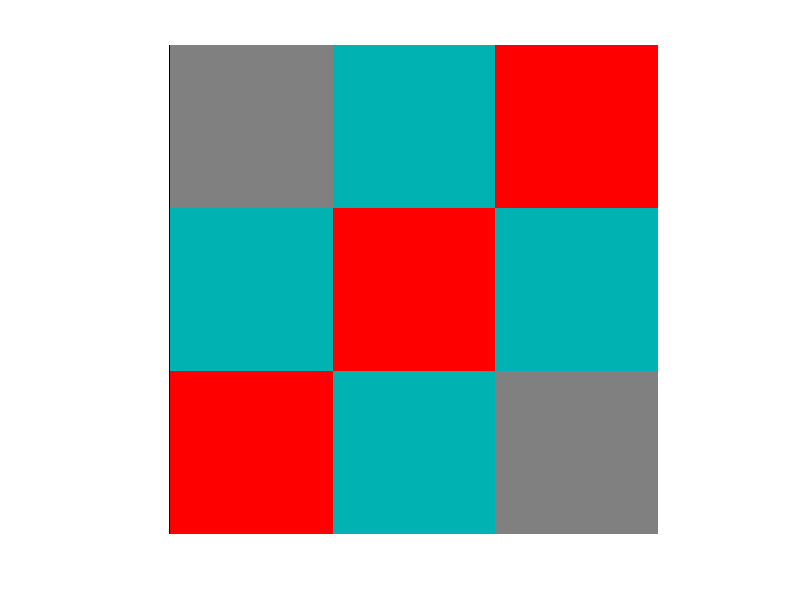

Write the MATLAB code that produced this figure.
clear all;
close all;

A = [ 1 2 3 ;
      2 3 2 ;
      3 2 1 ];

%    R G B
B = [0.5 0.5 0.5;
     0 0.7 0.7;
     1 0 0];

imshow(A, B);